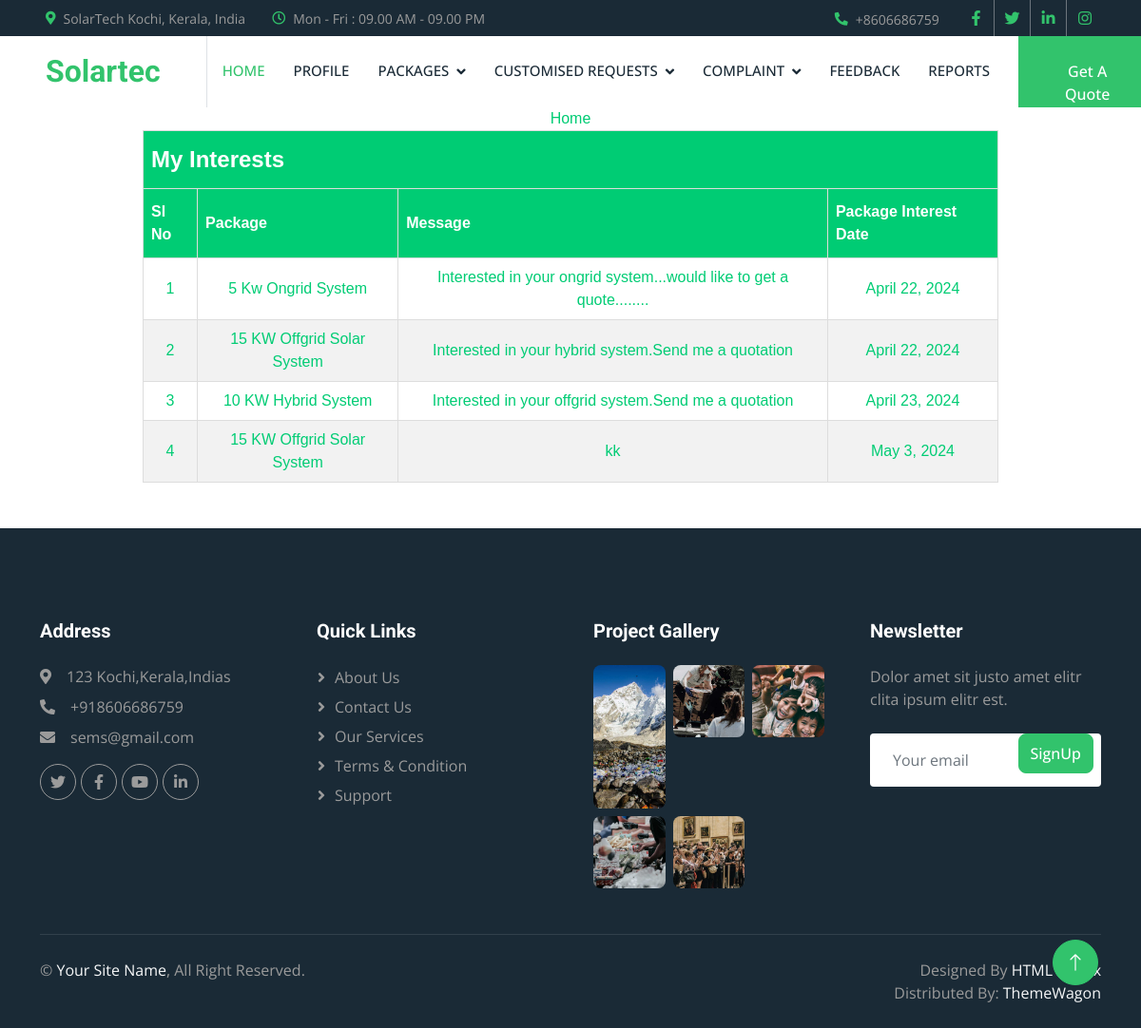
The app's page /User/MI/ (signed in) with its own data.
### Guest/models.py (models this page shows)
class tbl_packageinterest(models.Model):
    package=models.ForeignKey(tbl_package, on_delete=models.CASCADE)
    packageinterest_date=models.DateField(auto_now_add=True)
    user = models.ForeignKey(tbl_newuser, on_delete=models.CASCADE,null=True)
    packageinterest_msg=models.CharField(max_length=50)
    packageinterest_status = models.IntegerField(default="0")
    packageinterest_pstatus = models.IntegerField(default="0")
    packageinterest_reply=models.CharField(max_length=500)
    packageinterest_replydate=models.DateField(null=True)
    quote_file = models.FileField(upload_to='Assets/Quotation/')

### Admin/models.py (models this page shows)
class tbl_package(models.Model):
    package_name=models.CharField(max_length=50)
    package_description=models.CharField(max_length=50)
    package_amount=models.CharField(max_length=50)
    package_msg=models.CharField(max_length=50)
    power=models.CharField(max_length=50)
    category=models.ForeignKey(tbl_category, on_delete=models.CASCADE)
    panel=models.ForeignKey(tbl_panelbrand, on_delete=models.CASCADE)
    inverter=models.ForeignKey(tbl_inverterbrand, on_delete=models.CASCADE,null=True)
    battery=models.ForeignKey(tbl_batterybrand, on_delete=models.CASCADE,null=True)
    package_photo =models.FileField(upload_to='Assets/packagephoto/')

### User/views.py (the view)
# urls.py: path('MI/',views.MyInterest,name="MyInterest"),
def MyInterest(request):
    data=tbl_newuser.objects.get(id=request.session["uid"])
    data=tbl_packageinterest.objects.filter(user=request.session["uid"])
    if request.method=="POST":
        data=tbl_packageinterest.objects.filter()
        return render(request,"User/Myinterests.html",{'data':data})
    else:
        return render(request,"User/Myinterests.html",{'data':data})

### User/Templates/User/Myinterests.html (shortened to what this page needs)
{% extends 'User/header.html' %}
{% load static %}
{% block content %}
<!DOCTYPE html>
<html lang="en">
<head>
</head>
<body>
    <a href="{% url 'WebAdmin:LoadingHomePage' %}">Home</a>
    <table align="center" cellpadding="10" border="1" width="75%" style="text-align: center;">
        <tr>
            <th colspan="8"><font size="5">My Interests</font></th>
        </tr>
        <tr>
            <th>Sl No</th>
            <th>Package</th>
            <th>Message</th>
            <th>Package Interest Date</th>
        </tr>
        {% for i in data %}
        <tr>
            <td>{{forloop.counter}}</td>
            <td>{{i.package.package_name}}</td>
            <td>{{i.packageinterest_msg}}</td>
            <td>{{i.packageinterest_date}}</td>
        </tr>
        {% endfor %}
    </table>
</body>
{% endblock content %}

### User/static/formUser.css (style rules this page uses)
#tab td, #tab th { border: 1px solid #ddd; padding: 8px; color: #00cc74; }
#tab a { color:#00cc74; }
#tab tr:nth-child(even) { background-color: #f2f2f2; }
#tab th { padding-top: 12px; padding-bottom: 12px; text-align: left; background-color: #00cc74; color: white; }

### Guest/static/main/css/style.css (style rules this page uses)
:root { --primary: #32C36C; --light: #F6F7F8; --dark: #1A2A36; }

### records on screen
tbl_packageinterest: package.package_name "5 Kw Ongrid System", packageinterest_msg "Interested in your ongrid system...would like to get a quote........", packageinterest_date "April 22, 2024"
tbl_packageinterest: package.package_name "15 KW Offgrid Solar System", packageinterest_msg "Interested in your hybrid system.Send me a quotation", packageinterest_date "April 22, 2024"
tbl_packageinterest: package.package_name "10 KW Hybrid System", packageinterest_msg "Interested in your offgrid system.Send me a quotation", packageinterest_date "April 23, 2024"
tbl_packageinterest: package.package_name "15 KW Offgrid Solar System", packageinterest_msg "kk", packageinterest_date "May 3, 2024"
